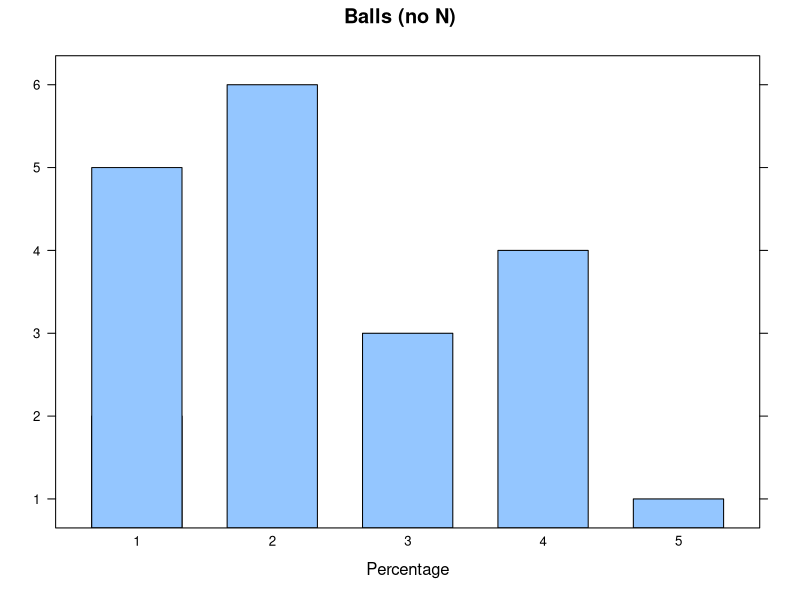
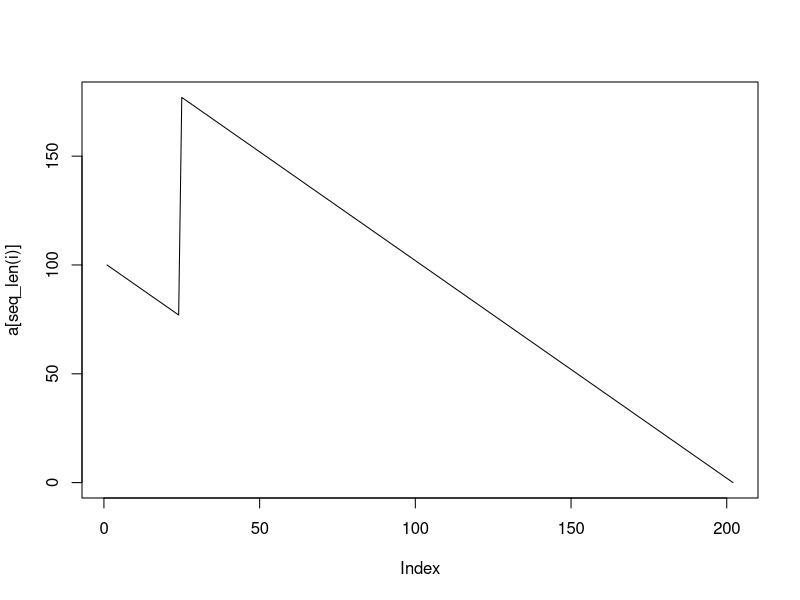
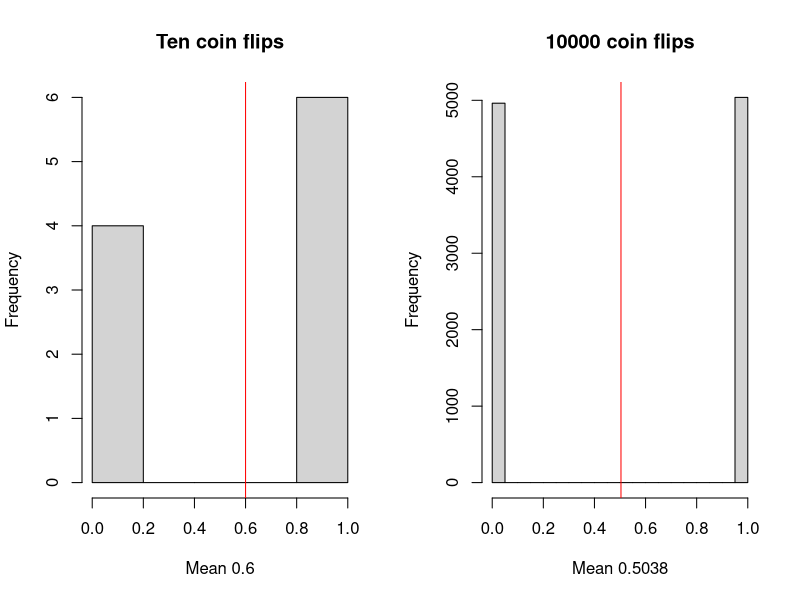

The R script that drew these images, in order:
## ---- chunk 1
knitr::opts_chunk$set(cache=TRUE, warning=FALSE, message=FALSE, fig.width=12)
## ---- chunk 2
library(lattice)
library(knitr)
## ---- chunk 3
# There is no sample dimension. I make a n = 100 dataframe.

e3 <- data.frame(color = rep(c("brown", "yellow", "red", "blue", "orange", "green"), c(13, 14, 13, 24, 20, 16)))
barchart(~table(color), data = e3,
         xlab = "Percentage",
         horizontal = FALSE,
         main = "Balls (no N)")
## ---- chunk 4
paste((13 + 14), "%", sep = "")
## ---- chunk 5
paste((100 - 24), "%", sep = "")
## ---- chunk 6
2 ^ 10 
## ---- chunk 7
paste(round((1 / 1024), 3), "%", sep = "") 
## ---- chunk 8
paste(round((10 / 1024), 2), "%", sep = "") 
## ---- chunk 9
paste(round((1/1024), 3), "%", sep = "")
## ---- chunk 10
paste(round((11/1024), 2), "%", "")
## ---- chunk 11
paste(round(1 - (11/1024), 3), "%", sep = "")
## ---- chunk 12

set.seed(123)


n <- 1e6
a <- rep(NA_integer_, n)
a[1] <- 100L # set initial value (integer)
i <- 1 # counter
while(a[i] > 0) {
  # first check whether our results will fit. If not, embiggenate `a`.
  if(i==length(a)) a <- c(a, rep(NA_integer_, n))
  if (rbinom(1, 1, 0.01) == 1) {
    a[i+1] <- a[i] + 100L
  } else {
    a[i+1] <- a[i] - 1L
  }
  i <- i + 1  
}

plot(a[seq_len(i)], type = "l")
## ---- chunk 13
set.seed(1234)
ten_fl <- sample(0:1, 10, replace = TRUE)
thous_fl <- (sample(0:1, 10000, replace = TRUE))

par(mfrow = c(1, 2))

plot_ten_fl <- hist(ten_fl, main = "Ten coin flips", xlab = paste("Mean", mean(ten_fl), sep = " "))
abline(v = mean(ten_fl), col = "red")

plot_thous_fl <- hist(thous_fl, main = "10000 coin flips", xlab = paste("Mean", mean(thous_fl), sep = " "))
abline(v = mean(thous_fl), col = "red")
